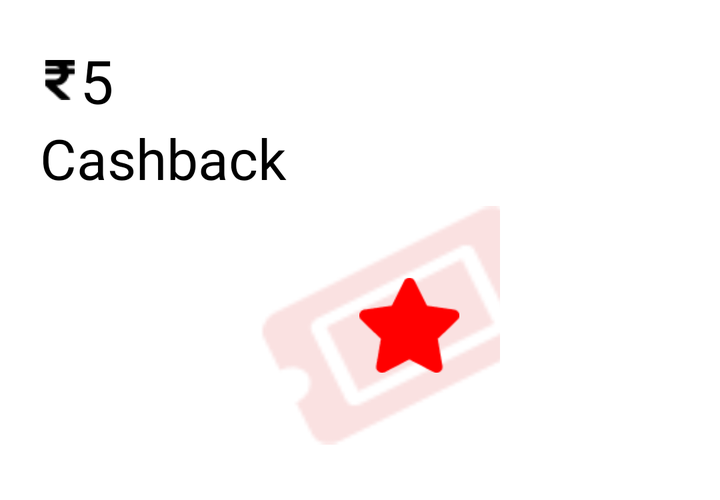
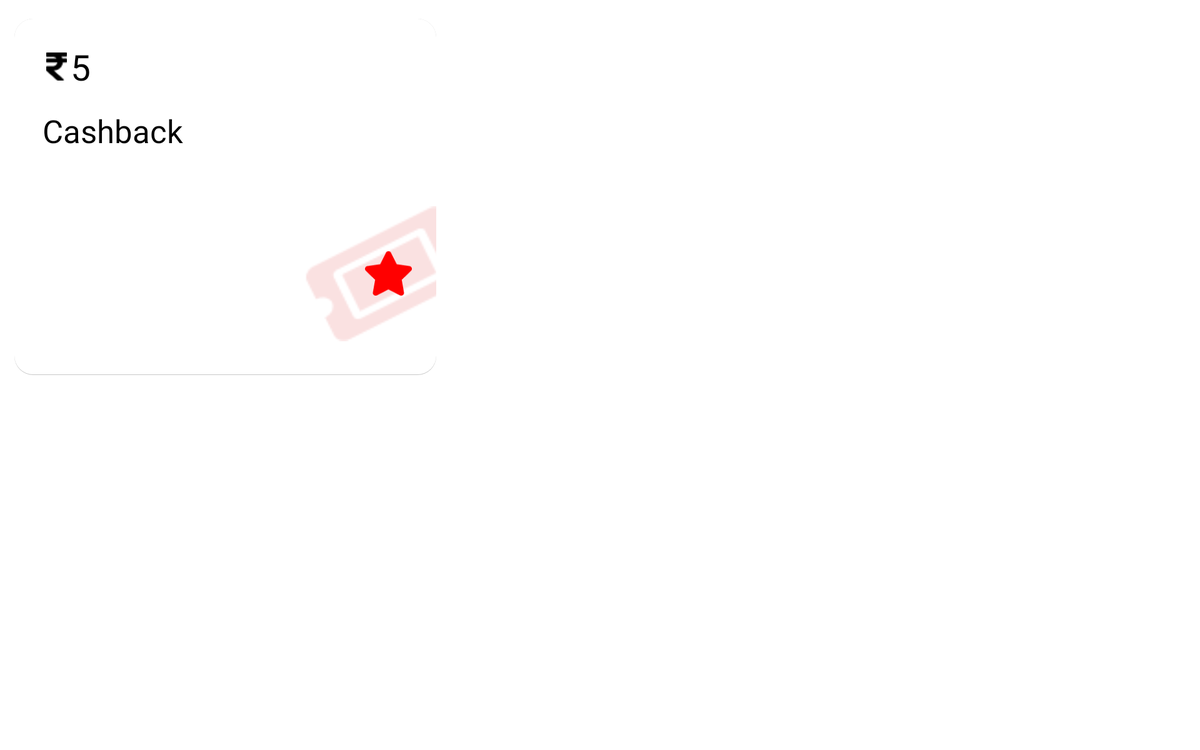

The same Android screen from two of the app's own layout files: first res/layout/ as a phone draws it, then the repository's variant for another configuration, drawn on a device whose configuration selects that folder. Both files follow.
<!-- AndroidManifest.xml: application theme Theme.ScratchCardActivity -->
<!-- res/layout/scratch_adapter_layout.xml -->
<?xml version="1.0" encoding="utf-8"?>
<RelativeLayout
    xmlns:android="http://schemas.android.com/apk/res/android"
    android:layout_width="250dp"
    android:layout_height="250dp"
    android:id="@+id/wonLayout"
    >



        <ImageView
            android:layout_width="match_parent"
            android:layout_height="match_parent"
            android:background="@drawable/scratch_card"
            />

        <LinearLayout
            android:layout_width="match_parent"
            android:layout_height="match_parent"
            android:orientation="vertical"
            android:paddingTop="20dp"
            android:paddingStart="20dp"
           >

            <LinearLayout
                android:layout_width="match_parent"
                android:layout_height="wrap_content"
                android:orientation="horizontal"
                android:gravity="center_vertical">

                <ImageView
                    android:layout_width="20dp"
                    android:layout_height="20dp"
                    android:src="@drawable/rupee_icon"
                    android:layout_gravity="center_vertical"/>

                <TextView
                    android:id="@+id/winAmount"
                    android:layout_width="wrap_content"
                    android:layout_height="wrap_content"
                    android:text="5"
                    android:textColor="@color/black"
                    android:textSize="30sp"
                    android:fontFamily="@font/inter" />

            </LinearLayout>

            <TextView
                android:layout_width="wrap_content"
                android:layout_height="wrap_content"
                android:fontFamily="@font/inter"
                android:text="Cashback"
                android:textColor="@color/black"
                android:textSize="28sp" />

            <RelativeLayout
                android:layout_width="150dp"
                android:layout_height="130dp"
                android:layout_gravity="bottom|end"
                android:layout_marginEnd="-30dp"
                >

           <ImageView
               android:layout_width="150dp"
               android:layout_height="140dp"
               android:src="@drawable/box" />

            <ImageView
                android:id="@+id/star"
                android:layout_width="50dp"
                android:layout_height="50dp"
                android:src="@drawable/star"
                android:layout_centerInParent="true"/>

            </RelativeLayout>

        </LinearLayout>

</RelativeLayout>
<!-- resources referenced by this layout -->
<resources>
  <color name="black">#FF000000</color>
  <!-- drawable box: png bitmap (drawable-v24, 1504 bytes) -->
  <!-- drawable rupee_icon: png bitmap (drawable-v24, 343 bytes) -->
  <!-- drawable scratch_card: png bitmap (drawable, 44914 bytes) -->
  <!-- drawable star: png bitmap (drawable-v24, 885 bytes) -->
  <style name="Theme.ScratchCardActivity" parent="Theme.MaterialComponents.DayNight.NoActionBar">
          
          <item name="colorPrimary">#ED3D3D</item>
          <item name="colorPrimaryVariant">#F34C4C</item>
          <item name="colorOnPrimary">#EC3E3E</item>
          
          <item name="colorSecondary">@color/teal_200</item>
          <item name="colorSecondaryVariant">@color/teal_700</item>
          <item name="colorOnSecondary">@color/black</item>
          
          <item name="android:statusBarColor">?attr/colorPrimaryVariant</item>
          
      </style>
  <color name="teal_200">#FF03DAC5</color>
  <color name="teal_700">#FF018786</color>
</resources>
<!-- res/layout-sw720dp/scratch_adapter_layout.xml (the repository's variant of the layout above) -->
<!-- drawn on a large tablet held sideways -->
<?xml version="1.0" encoding="utf-8"?>
<RelativeLayout
    xmlns:android="http://schemas.android.com/apk/res/android"
    android:layout_width="match_parent"
    android:layout_height="match_parent"
    android:paddingTop="20dp"
    android:paddingStart="15dp"
    android:paddingEnd="15dp">

        <RelativeLayout
            android:layout_width="450dp"
            android:layout_height="380dp">

            <ImageView
                android:id="@+id/cardViewImage"
                android:layout_width="match_parent"
                android:layout_height="match_parent"
                android:adjustViewBounds="true"
                android:scaleType="fitXY"
                android:src="@drawable/scratched_card"/>

            <LinearLayout
                android:id="@+id/wonLayout"
                android:layout_width="match_parent"
                android:layout_height="match_parent"
                android:orientation="vertical"
                android:paddingTop="25dp"
                android:paddingStart="30dp"
                android:background="@drawable/scratch_card_background_design"
                >
                <LinearLayout
                    android:layout_width="match_parent"
                    android:layout_height="wrap_content"
                    android:orientation="horizontal"
                    android:gravity="center_vertical">

                    <ImageView
                        android:layout_width="30dp"
                        android:layout_height="30dp"
                        android:src="@drawable/rupee_icon"
                        android:layout_gravity="center_vertical"/>

                    <TextView
                        android:id="@+id/winAmount"
                        android:layout_width="wrap_content"
                        android:layout_height="wrap_content"
                        android:text="5"
                        android:textColor="@color/black"
                        android:textSize="38sp"
                        android:fontFamily="@font/inter_semibold" />

                </LinearLayout>

                <TextView
                    android:layout_width="wrap_content"
                    android:layout_height="wrap_content"
                    android:fontFamily="@font/inter"
                    android:text="Cashback"
                    android:textColor="@color/black"
                    android:layout_marginTop="20dp"
                    android:textSize="34sp" />

                <RelativeLayout
                    android:layout_width="180dp"
                    android:layout_height="160dp"
                    android:layout_gravity="bottom|end"
                    android:layout_marginEnd="-40dp"
                    android:layout_marginTop="50dp"
                    >

                    <ImageView
                        android:layout_width="180dp"
                        android:layout_height="160dp"
                        android:src="@drawable/box" />

                    <ImageView
                        android:id="@+id/star"
                        android:layout_width="50dp"
                        android:layout_height="50dp"
                        android:src="@drawable/star"
                        android:layout_centerInParent="true"/>

                </RelativeLayout>

            </LinearLayout>

        </RelativeLayout>


</RelativeLayout>
<!-- resources referenced by the variant -->
<!-- as a large tablet held sideways resolves them -->
<resources>
  <color name="black">#FF000000</color>
  <!-- drawable box: png bitmap (drawable-v24, 1504 bytes) -->
  <!-- drawable rupee_icon: png bitmap (drawable-v24, 343 bytes) -->
  <!-- drawable scratch_card_background_design (drawable) -->
  <?xml version="1.0" encoding="utf-8"?>
  <layer-list xmlns:android="http://schemas.android.com/apk/res/android">
      <item>
          <shape android:shape="rectangle">
              <solid android:color="#C9C9C9"/>
              <corners android:radius="20dp" />
          </shape>
      </item>
  
      <item
          android:left="0.5dp"
          android:right="0.5dp"
          android:top="0.5dp"
          android:bottom="1dp">
          <shape android:shape="rectangle">
              <solid android:color="@android:color/white"/>
              <corners android:radius="20dp" />
          </shape>
      </item>
  </layer-list>
  <!-- drawable star: png bitmap (drawable-v24, 885 bytes) -->
  <style name="Theme.ScratchCardActivity" parent="Theme.MaterialComponents.DayNight.NoActionBar">
          
          <item name="colorPrimary">#ED3D3D</item>
          <item name="colorPrimaryVariant">#F34C4C</item>
          <item name="colorOnPrimary">#EC3E3E</item>
          
          <item name="colorSecondary">@color/teal_200</item>
          <item name="colorSecondaryVariant">@color/teal_700</item>
          <item name="colorOnSecondary">@color/black</item>
          
          <item name="android:statusBarColor">?attr/colorPrimaryVariant</item>
          
      </style>
  <color name="teal_200">#FF03DAC5</color>
  <color name="teal_700">#FF018786</color>
</resources>
